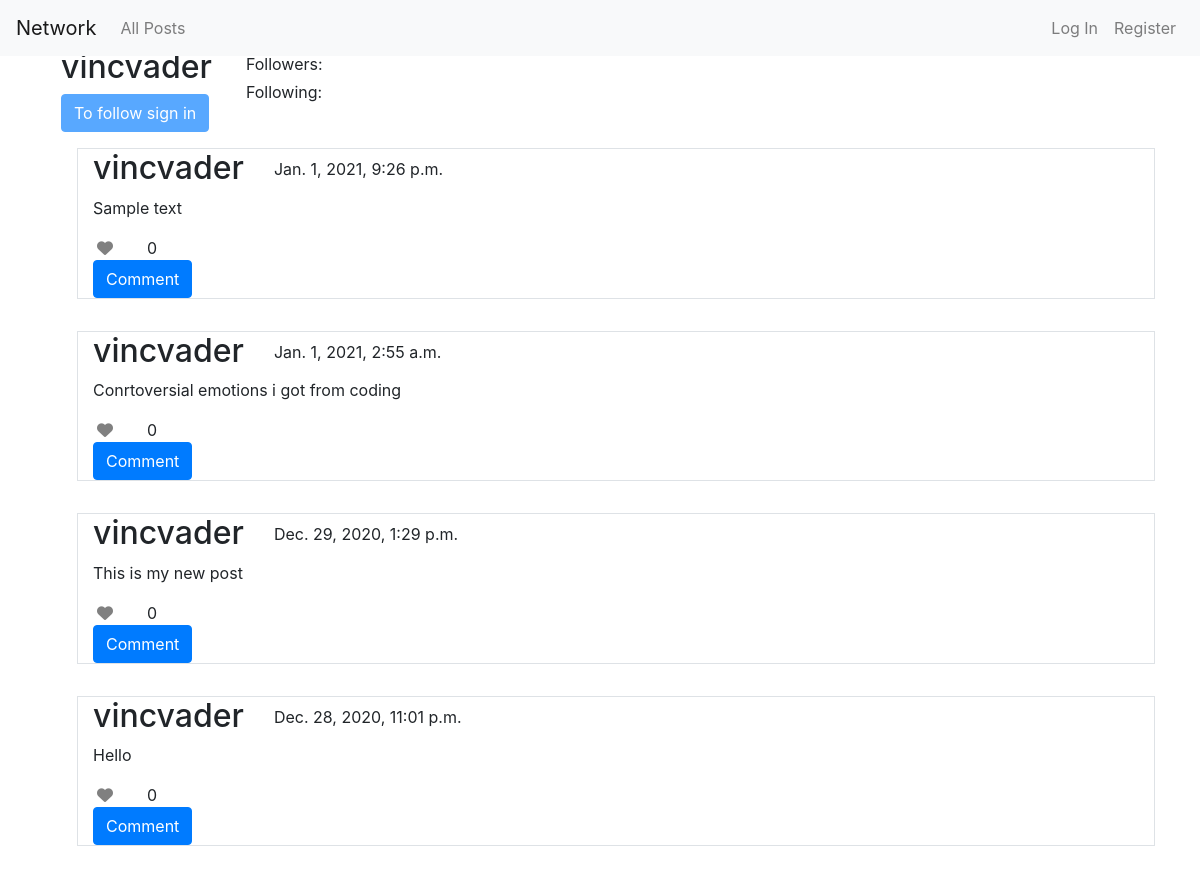
The app's page /profile/1 with its own data.
### network/models.py (models this page shows, shortened)
class Post(models.Model):
    author = models.ForeignKey(User, on_delete=models.CASCADE)
    content = models.TextField(max_length=255)
    date_posted = models.DateTimeField(auto_now_add=True)

class User(AbstractUser):
    pass

### network/views.py (the view)
# urls.py: path("profile/<int:user_id>", views.profile, name="profile"),
def profile(request, user_id):
    posts = Post.objects.filter(author=user_id).order_by("-date_posted").all()
    if request.user.is_authenticated:
        try:
            follow = Follow.objects.get(user=posts.first().author, following_user=request.user)
        except Follow.DoesNotExist:
            follow = None
    else:
        follow = None
    for post in posts:
        post.likes_count = len(Like.objects.filter(post=post.pk))
        if request.user.is_authenticated:
            try:
                Like.objects.get(post=post.pk, user=request.user)
                post.liked = True
            except Like.DoesNotExist:
                post.liked = False
    return render(request, "network/profile.html", {
        "posts": posts,
        "follow": follow
    })

### network/templates/network/profile.html (shortened to what this page needs)
{% extends "network/layout.html" %}
{% block body %}
<div class="row m-3">
    <div class="row">
        <div class="col col-auto">
            <h2>
                {{posts.0.author}}
            </h2>
            {%if request.user.is_authenticated %}
            <button class="btn btn-primary follow-btn follow" data-user="{{posts.0.author.pk}}"></button>
            {%else %}
            <button class="btn btn-primary follow-btn follow" disabled data-user="{{posts.0.author.pk}}">To follow sign
                in</button>
            {%endif%}
        </div>
        <div class="col">
            <p class="m-1" id="followers">Followers: {{followers}}</p>
            <p class="m-1" id="following">Following: {{following}}</p>
        </div>
    </div>
    {%for post in posts%}
    <div class="col-12 m-3 border">
        <div class="row">
            <div class="col col-auto">
                <h2>
                    {{post.author}}
                </h2>
            </div>
            <div class="col">
                <p class=" mt-2 mb-0">
                    {{post.date_posted}}
                </p>
            </div>
            <div class="col-12">
                <p>{{post.content}}</p>
                <div class="like-wrapper row">
                    <div class="col col-auto">
                        {%if request.user.is_authenticated %}
                        <i class="fas fa-heart p-1 like" data-user="{{request.user.pk}}" data-post="{{post.pk}}"
                            data-liked='{{post.liked}}'></i>
                        {%else%}
                        <i class="fas fa-heart p-1 like" disabled></i>
                        {%endif%}
                    </div>
                    <div class="col like-count" data-post="{{post.pk}}">
                        0
                    </div>
                </div>
                <button class="comment btn btn-primary">Comment</button>
            </div>
        </div>
    </div>
    {% endfor %}
</div>
{% endblock %}

### records on screen
Post: author.username "vincvader", author "vincvader", date_posted "Jan. 1, 2021, 9:26 p.m.", content "Sample text"
Post: author "vincvader", date_posted "Jan. 1, 2021, 2:55 a.m.", content "Conrtoversial emotions i got from coding"
Post: author "vincvader", date_posted "Dec. 29, 2020, 1:29 p.m.", content "This is my new post"
Post: author "vincvader", date_posted "Dec. 28, 2020, 11:01 p.m.", content "Hello"
